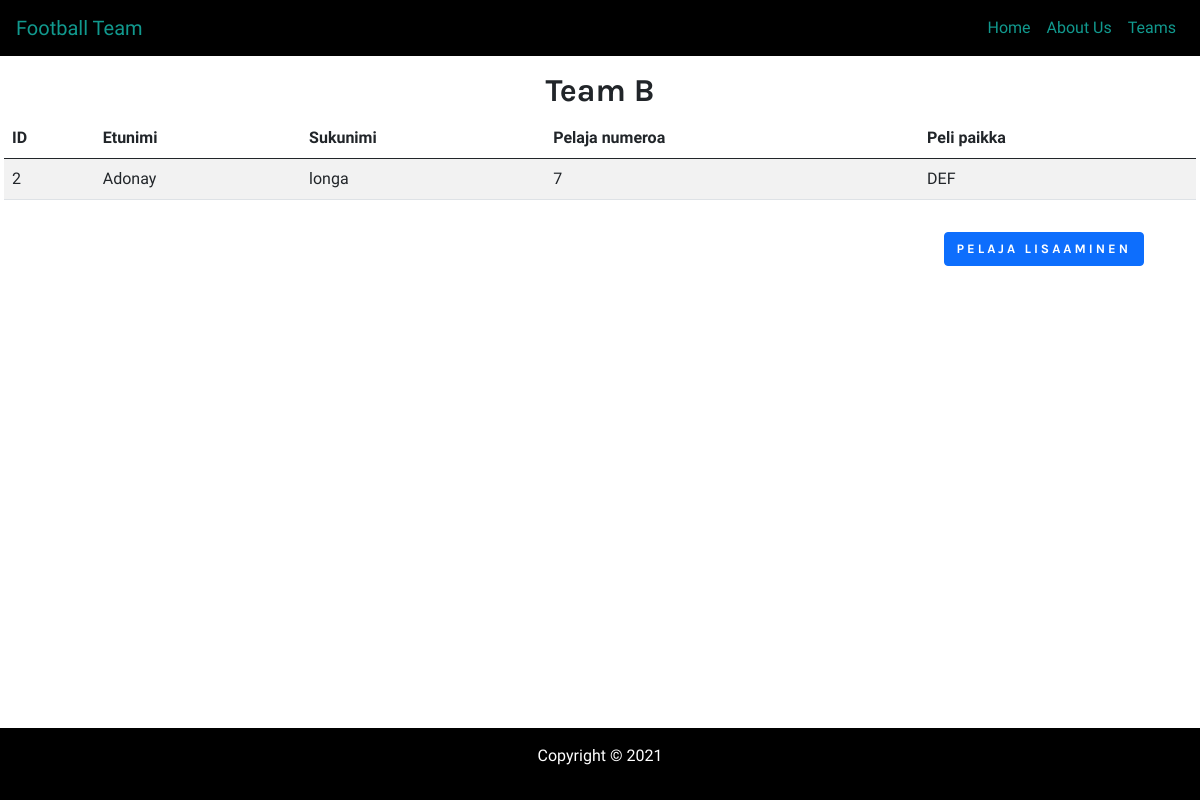
The page /team_b.php on the database its author committed.
### tables this page shows
CREATE TABLE IF NOT EXISTS `pelaajat` (
  `player_ID` int NOT NULL AUTO_INCREMENT,
  `etunimi` tinytext NOT NULL,
  `sukunimi` tinytext NOT NULL,
  `pelaja_nro` tinytext NOT NULL,
  `peli_paikka` tinytext NOT NULL,
  `team` int NOT NULL,
  PRIMARY KEY (`player_ID`),
  KEY `team` (`team`)
);

### team_b.php (the view, shortened to what this page needs)
<!DOCTYPE html>
<html lang="en">
<head>
	<link rel="stylesheet" href="css/bootstrap.min.css">
	<link rel="stylesheet" href="css/main.css">
</head>
<body>
<nav class="navbar navbar-expand-lg  ">
	<div class="container-fluid">
		<a class="navbar-brand" href="index.php">Football Team</a>
		<div class="collapse navbar-collapse" id="navbarSupportedContent">
			<ul class="navbar-nav ml-auto">
				<li class="navbar-item"><a class="nav-link" href="index.php">Home</a></li>
				<li class="navbar-item"><a class="nav-link" href="index.php#about">About Us</a></li>
				<li class="navbar-item"><a class="nav-link" href="index.php#team">Teams</a></li>
			</ul>
		</div>
	</div>
</nav>
<?php
		include("funktiot.php");
		$serveri = knowser($serveri);
		$tunnus = knowme($tunnus);
		$ssana = knowpass($ssana);
		$tkanta = knowtk($tkanta);
		$conn = new mysqli($serveri, $tunnus, $ssana, $tkanta);
		$sql = "SELECT * FROM  pelaajat
				where team=2
				ORDER by sukunimi, etunimi";
				$result = mysqli_query($conn, $sql);
?>
<div class="container-fluid">
	<div class="row py-3">
		<div class="col">
			<h2 class="text-center">Team B</h2>
		</div>
		<table class="table table-striped py-2">
			<thead>
				<tr>
					<th>ID</th>
					<th>Etunimi</th>
					<th>Sukunimi</th>
					<th>Pelaja numeroa</th>
					<th>Peli paikka</th>
					</tr>
			</thead>
			<tbody>
	<?php
		if ($result->num_rows > 0 ) {
		    while($row = $result->fetch_assoc()) {
				echo "<tr>
		      		<td>". $row['player_ID']. "</td>
			    	<td>" . $row['etunimi']. "</td>
					<td>" . $row['sukunimi']. "</td>
					<td>" . $row['pelaja_nro']. "</td>
					<td>" . $row['peli_paikka']. "</td>
			       	</tr>";
				}
			}
			else {
			    echo "Ei pelaaja ";
			}
	?>
			</tbody>
			</table>
			<div class="row">
				<div class="col-6">
				</div>
				<div class="col-6 d-flex flex-row-reverse">
							<button class="btn btn-primary m-3" onclick="document.location='pelaja_lisaa.php'">Pelaja lisaaminen</button>
				</div>
			</div>
	</div>
</div>
 <footer class="fixed-bottom">
	<div class="container-fluid p-3" >
        <div class="row text-center text-white">
          	<div class="col ml-auto">
            	<p>Copyright &copy; 2021</p>
          </div>
        </div>
     </div>
</footer>
</body>
</html>

### css/main.css (style rules this page uses)
* { box-sizing: border-box; padding: 0; margin: 0; }
html { min-height: 100vh }
body { font-family: 'Martel', serif; font-weight: 400; }
h1, h2, h3, h4, h5, h6 { font-family: 'Karla', sans-serif; font-weight: 700; }
.btn { font-family: 'Karla', sans-serif; font-weight: 700; font-size: 13px; text-transform: uppercase; letter-spacing: 3px; }
.navbar { background-color: #000; }
.navbar-brand { color: #11998e; }
.nav-link { color: #11998e; }
footer { background: #000; }

### rows shown on the page
pelaajat: player_ID "2", etunimi "Adonay", sukunimi "longa", pelaja_nro "7", peli_paikka "DEF"
